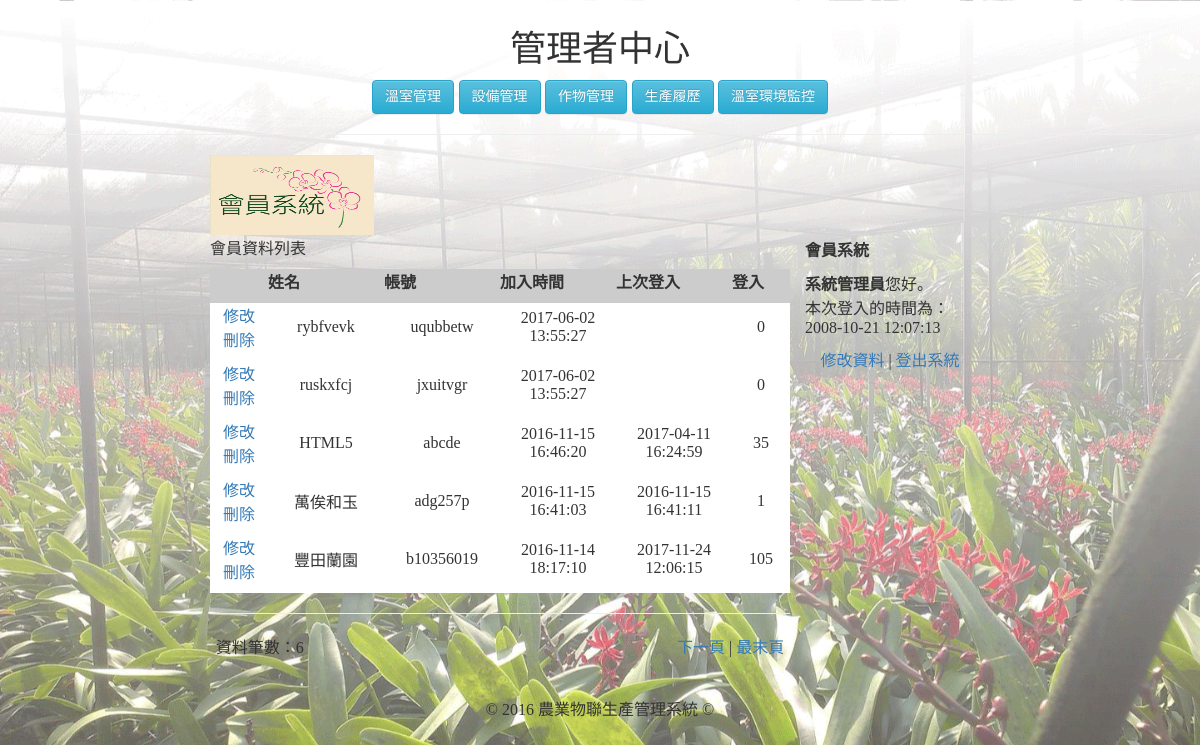
/member_admin.php (signed in), run on an earlier commit of the app's database.
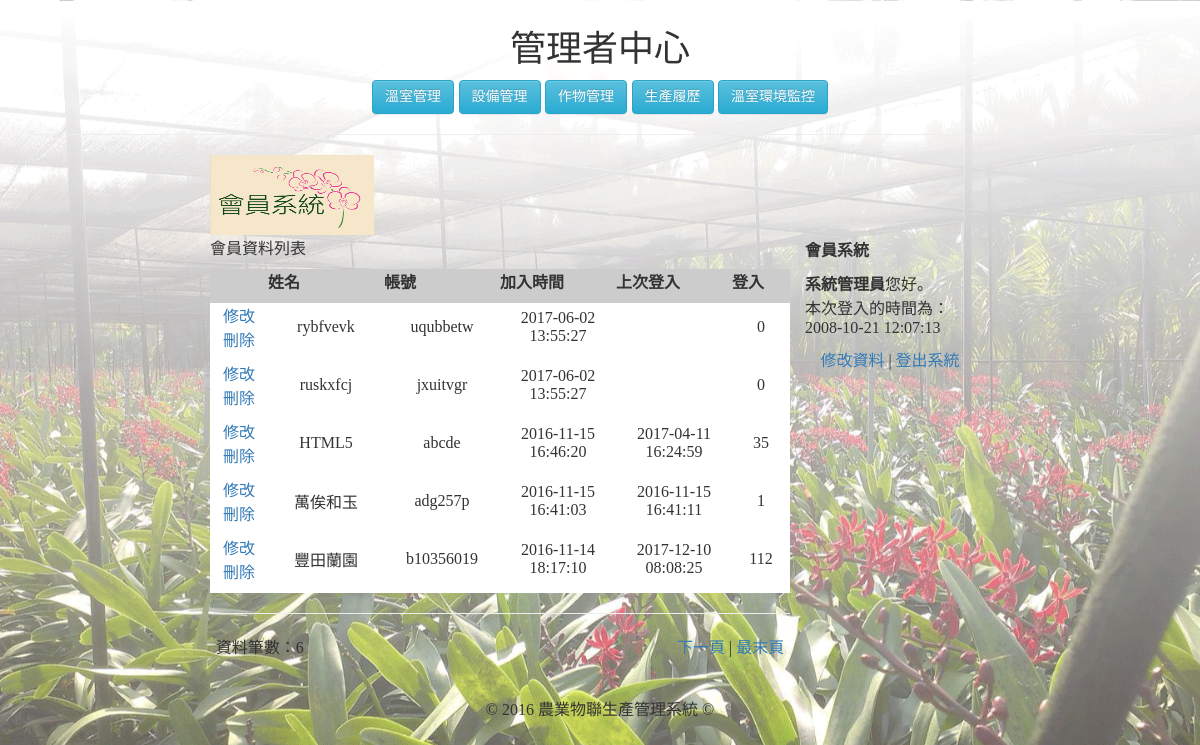
And on a later commit of the database.
### tables this page shows
CREATE TABLE `memberdata` (
  `m_id` int(255) NOT NULL,
  `m_name` varchar(20) NOT NULL,
  `m_username` varchar(20) NOT NULL,
  `m_passwd` varchar(100) NOT NULL,
  `m_sex` enum('男','女') NOT NULL,
  `m_birthday` date DEFAULT NULL,
  `m_level` enum('admin','member') NOT NULL DEFAULT 'member',
  `m_email` varchar(100) DEFAULT NULL,
  `m_url` varchar(100) DEFAULT NULL,
  `m_phone` varchar(100) DEFAULT NULL,
  `m_address` varchar(100) DEFAULT NULL,
  `m_login` int(255) UNSIGNED NOT NULL DEFAULT '0',
  `m_logintime` datetime DEFAULT NULL,
  `m_jointime` datetime NOT NULL
);

### member_admin.php (the view, shortened to what this page needs)
<?php
$query_RecAdmin = "SELECT * FROM `memberdata` WHERE `m_username`='".$_SESSION["loginMember"]."'";
$RecAdmin = mysql_query($query_RecAdmin);
$row_RecAdmin=mysql_fetch_assoc($RecAdmin);
$pageRow_records = 5;
$num_pages = 1;
$startRow_records = ($num_pages -1) * $pageRow_records;
$query_RecMember = "SELECT * FROM `memberdata` WHERE `m_level`<>'admin' ORDER BY `m_jointime` DESC";
$query_limit_RecMember = $query_RecMember." LIMIT ".$startRow_records.", ".$pageRow_records;
$RecMember = mysql_query($query_limit_RecMember);
$all_RecMember = mysql_query($query_RecMember);
$total_records = mysql_num_rows($all_RecMember);
$total_pages = ceil($total_records/$pageRow_records);
?>
<html>
<head>
  <link rel="stylesheet" href="https://maxcdn.bootstrapcdn.com/bootstrap/3.3.1/css/bootstrap.min.css">
  <link rel="stylesheet" href="https://maxcdn.bootstrapcdn.com/bootstrap/3.3.1/css/bootstrap-theme.min.css">
</head>
<body style="text-align:center;font-size:18px;background-image: url(img/46505.png);background-size: cover; font-family: 微軟正黑體;margin:30px">
<h1>管理者中心</h1>
<form name="form1" method="" action="">
<input type="button" class="btn btn-info" size="12" value="溫室管理" onclick="location.href='GMM.php'">
<input type="button" class="btn btn-info" size="12" value="設備管理" onclick="location.href='DMM.php'">
<input type="button" class="btn btn-info" size="12" value="作物管理" onclick="location.href='CM.php'">
<input type="button" class="btn btn-info" size="12" value="生產履歷" onclick="location.href='PH.php?select=1'">
<input type="button" class="btn btn-info" size="12" value="溫室環境監控" onclick="location.href='GEMM.php'">
<hr>
<table width="780" border="0" align="center" cellpadding="4" cellspacing="0">
  <tr>
    <td class="tdbline"><img src="img/member.gif" alt="會員系統" width="164" height="80"></td>
  </tr>
  <tr>
    <td class="tdbline"><table width="100%" border="0" cellspacing="0" cellpadding="10">
      <tr valign="top">
        <td class="tdrline"><p class="title">會員資料列表 </p>
          <table width="100%" border="0" cellpadding="2" cellspacing="1" bgcolor="#F0F0F0">
            <tr>
              <th width="10%" bgcolor="#CCCCCC">&nbsp;</th>
              <th width="20%" bgcolor="#CCCCCC"><p>姓名</p></th>
              <th width="20%" bgcolor="#CCCCCC"><p>帳號</p></th>
              <th width="20%" bgcolor="#CCCCCC"><p>加入時間</p></th>
              <th width="20%" bgcolor="#CCCCCC"><p>上次登入</p></th>
              <th width="10%" bgcolor="#CCCCCC"><p>登入</p></th>
            </tr>
      <?php while($row_RecMember=mysql_fetch_assoc($RecMember)){ ?>
            <tr>
              <td width="10%" align="center" bgcolor="#FFFFFF"><p><a href="member_adminupdate.php?id=<?php echo $row_RecMember["m_id"];?>">修改</a><br>
                <a href="?action=delete&id=<?php echo $row_RecMember["m_id"];?>" onClick="return deletesure();">刪除</a></p></td>
              <td width="20%" align="center" bgcolor="#FFFFFF"><p><?php echo $row_RecMember["m_name"];?></p></td>
              <td width="20%" align="center" bgcolor="#FFFFFF"><p><?php echo $row_RecMember["m_username"];?></p></td>
              <td width="20%" align="center" bgcolor="#FFFFFF"><p><?php echo $row_RecMember["m_jointime"];?></p></td>
              <td width="20%" align="center" bgcolor="#FFFFFF"><p><?php echo $row_RecMember["m_logintime"];?></p></td>
              <td width="10%" align="center" bgcolor="#FFFFFF"><p><?php echo $row_RecMember["m_login"];?></p></td>
            </tr>
      <?php }?>
          </table>
          <hr size="1" />
          <table width="98%" border="0" align="center" cellpadding="4" cellspacing="0">
            <tr>
              <td valign="middle"><p>資料筆數：<?php echo $total_records;?></p></td>
              <td align="right"><p>
                  <?php if ($num_pages < $total_pages) {  ?>
                  <a href="?page=<?php echo $num_pages+1;?>">下一頁</a> | <a href="?page=<?php echo $total_pages;?>">最末頁</a>
                  <?php }?>
              </p></td>
            </tr>
          </table>          <p>&nbsp;</p>
          </td>
        <td width="200">
        <div class="col-xs-12"></div><div class="col-xs-12"></div>
<div class="col-xs-12">
          <p class="heading"><strong>會員系統</strong></p>
            <p><strong><?php echo $row_RecAdmin["m_name"];?></strong>您好。<br>
            本次登入的時間為：<br>
            <?php echo $row_RecAdmin["m_logintime"];?></p>
            <p align="center"><a href="member_adminupdate.php?id=<?php echo $row_RecAdmin["m_id"];?>">修改資料</a> | <a href="?logout=true">登出系統</a></p>
</div>
        <div class="col-xs-12"></div><div class="col-xs-12"></div></td>
      </tr>
    </table></td>
  </tr>
  <tr>
    <td align="center" background="" class="trademark">© 2016 農業物聯生產管理系統 ©</td>
  </tr>
</table>
</body>
</html>

What changed in the data, as far as the page shows it:
changed memberdata "豐田蘭園": m_logintime "2017-11-24 12:06:15" → "2017-12-10 08:08:25"; m_login "105" → "112"
